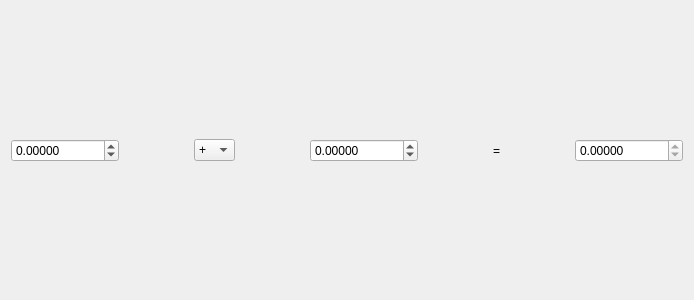
<?xml version="1.0" encoding="UTF-8"?>
<ui version="4.0">
 <class>Dialog</class>
 <widget class="QDialog" name="Dialog">
  <property name="geometry">
   <rect>
    <x>0</x>
    <y>0</y>
    <width>694</width>
    <height>300</height>
   </rect>
  </property>
  <property name="windowTitle">
   <string>Calculator</string>
  </property>
  <layout class="QGridLayout" name="gridLayout">
   <item row="2" column="7">
    <spacer name="horizontalSpacer_2">
     <property name="orientation">
      <enum>Qt::Horizontal</enum>
     </property>
     <property name="sizeHint" stdset="0">
      <size>
       <width>40</width>
       <height>20</height>
      </size>
     </property>
    </spacer>
   </item>
   <item row="0" column="4">
    <spacer name="verticalSpacer">
     <property name="orientation">
      <enum>Qt::Vertical</enum>
     </property>
     <property name="sizeHint" stdset="0">
      <size>
       <width>20</width>
       <height>113</height>
      </size>
     </property>
    </spacer>
   </item>
   <item row="2" column="3">
    <spacer name="horizontalSpacer_4">
     <property name="orientation">
      <enum>Qt::Horizontal</enum>
     </property>
     <property name="sizeHint" stdset="0">
      <size>
       <width>40</width>
       <height>20</height>
      </size>
     </property>
    </spacer>
   </item>
   <item row="2" column="6">
    <widget class="QLabel" name="label">
     <property name="text">
      <string>=</string>
     </property>
    </widget>
   </item>
   <item row="2" column="8">
    <widget class="QDoubleSpinBox" name="sb_result">
     <property name="readOnly">
      <bool>true</bool>
     </property>
     <property name="decimals">
      <number>5</number>
     </property>
     <property name="minimum">
      <double>-2147483648.000000000000000</double>
     </property>
     <property name="maximum">
      <double>2147483648.000000000000000</double>
     </property>
    </widget>
   </item>
   <item row="3" column="4">
    <spacer name="verticalSpacer_2">
     <property name="orientation">
      <enum>Qt::Vertical</enum>
     </property>
     <property name="sizeHint" stdset="0">
      <size>
       <width>20</width>
       <height>113</height>
      </size>
     </property>
    </spacer>
   </item>
   <item row="2" column="4">
    <widget class="QDoubleSpinBox" name="sb_operand2">
     <property name="decimals">
      <number>5</number>
     </property>
     <property name="minimum">
      <double>-2147483648.000000000000000</double>
     </property>
     <property name="maximum">
      <double>2147483648.000000000000000</double>
     </property>
    </widget>
   </item>
   <item row="2" column="2">
    <widget class="QComboBox" name="cb_operator">
     <item>
      <property name="text">
       <string>+</string>
      </property>
     </item>
     <item>
      <property name="text">
       <string>-</string>
      </property>
     </item>
     <item>
      <property name="text">
       <string>*</string>
      </property>
     </item>
     <item>
      <property name="text">
       <string>/</string>
      </property>
     </item>
     <item>
      <property name="text">
       <string>%</string>
      </property>
     </item>
     <item>
      <property name="text">
       <string>^</string>
      </property>
     </item>
     <item>
      <property name="text">
       <string>√</string>
      </property>
     </item>
    </widget>
   </item>
   <item row="2" column="5">
    <spacer name="horizontalSpacer">
     <property name="orientation">
      <enum>Qt::Horizontal</enum>
     </property>
     <property name="sizeHint" stdset="0">
      <size>
       <width>40</width>
       <height>20</height>
      </size>
     </property>
    </spacer>
   </item>
   <item row="2" column="0">
    <widget class="QDoubleSpinBox" name="sb_operand1">
     <property name="decimals">
      <number>5</number>
     </property>
     <property name="minimum">
      <double>-2147483648.000000000000000</double>
     </property>
     <property name="maximum">
      <double>2147483648.000000000000000</double>
     </property>
    </widget>
   </item>
   <item row="2" column="1">
    <spacer name="horizontalSpacer_3">
     <property name="orientation">
      <enum>Qt::Horizontal</enum>
     </property>
     <property name="sizeHint" stdset="0">
      <size>
       <width>40</width>
       <height>20</height>
      </size>
     </property>
    </spacer>
   </item>
  </layout>
 </widget>
 <resources/>
 <connections/>
</ui>
